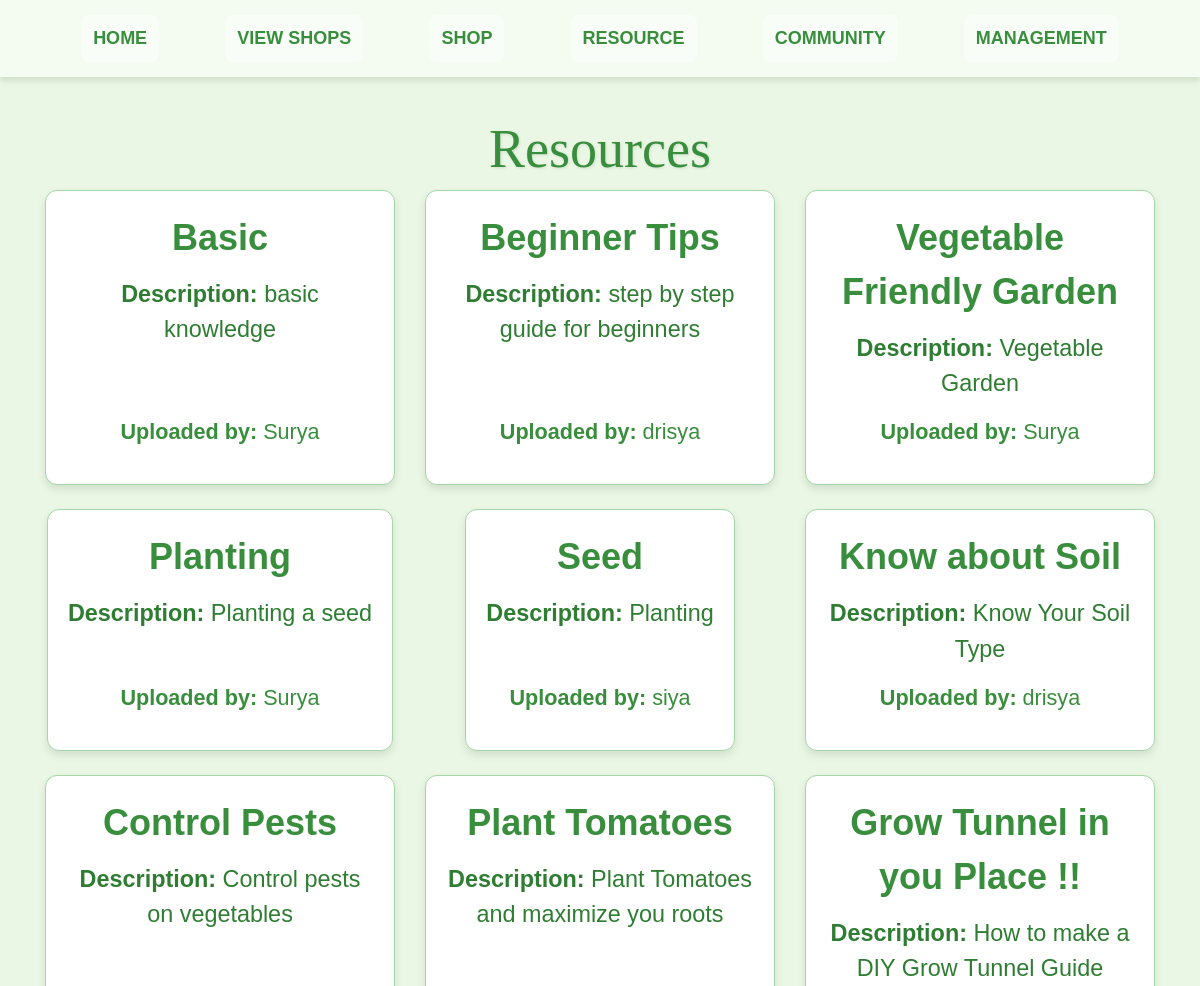
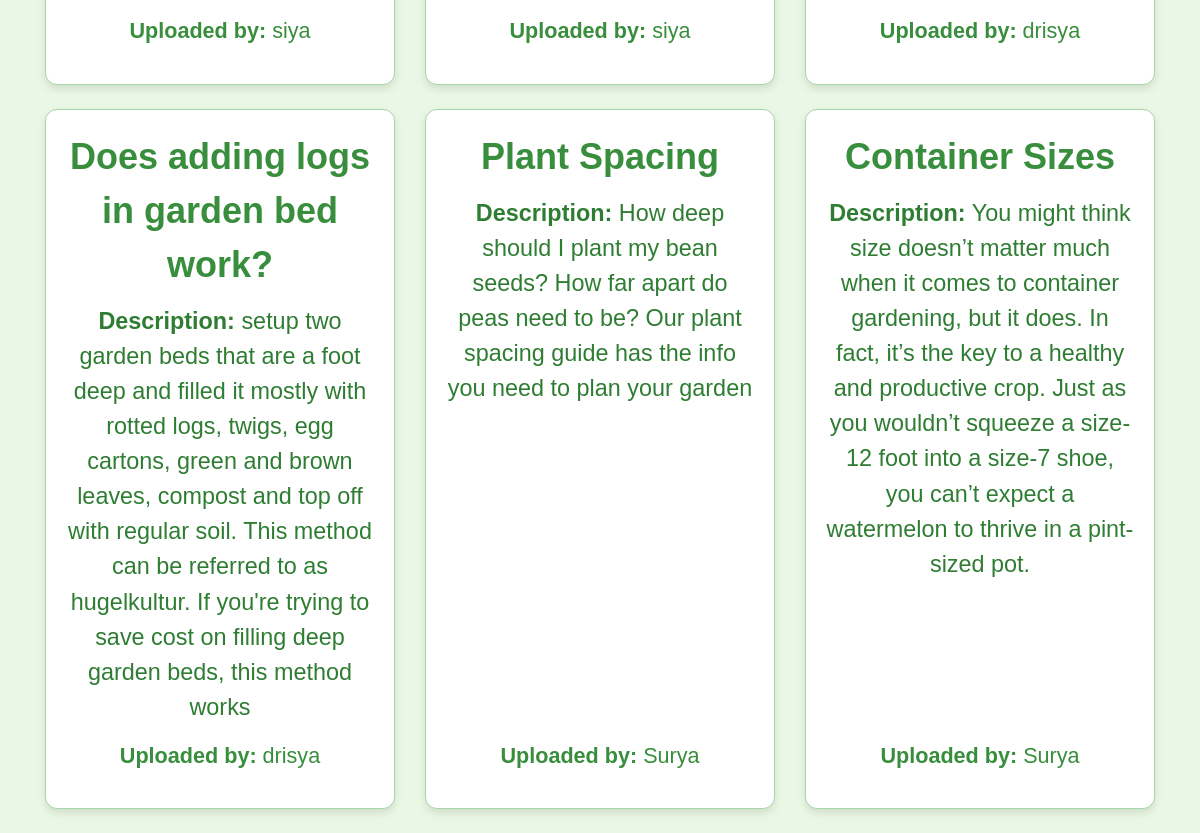
Page /edu/ on the committed database (2 pictures, top to bottom).
### garden_app/models.py (models this page shows, shortened)
class resource(models.Model):
    title = models.CharField(max_length=255)
    video_file = models.FileField(upload_to='videos/', blank=True, null=True)
    image_file = models.ImageField(upload_to='images/', blank=True, null=True)
    description = models.TextField()
    name = models.CharField(max_length=100)  # Name of the uploader

### garden_app/views.py (the view)
# urls.py: path('edu/',views.edu,name='edu'),
def edu(request):
    resources = resource.objects.all()  # Fetch all resources (video, article, note, image)
    is_professor = False
    if request.session.get('em'):  # Assuming the email is saved in the session
        try:
            user = prof_reg.objects.get(em=request.session['em'])
            is_professor = True
        except prof_reg.DoesNotExist:
            pass  # Not a professor
    context = {
        'resources': resources,
        'is_professor': is_professor  # Pass the role status to the template
    }
    return render(request, 'edu.html', context)

### garden_app/templates/edu.html (shortened to what this page needs)
<!DOCTYPE html>
<html lang="en">
<head>
  <link
    href="https://stackpath.bootstrapcdn.com/bootstrap/4.5.2/css/bootstrap.min.css"
    rel="stylesheet"
  >
</head>
<body>
  <nav class="navbar navbar-expand-lg navbar-light">
    <a href="{% if request.session.email %}/profhome/{% else %}/userHome/{% endif %}" class="back-button">Home</a>
                <a  class="back-button" href="/user_shoplist/">View shops</a>
                <a class="back-button" href="/user_prod/">Shop</a>
                <a  class="back-button" href="/edu/">Resource</a>
                <a  class="back-button" href="/community/">Community</a>
                <a  class="back-button"  href="/tools/">Management</a>
  </nav>
  <div class="container">
  <h1 class="text-center">Resources</h1>
  <div class="row">
    {% for resource in resources %}
      <div class="col-md-6 col-lg-4 mb-4">
        <div class="resource-card"
             data-toggle="modal" data-target="#resourceModal"
             data-title="{{ resource.title }}"
             data-description="{{ resource.description }}"
             {% if resource.video_file %}
               data-media-url="{{ resource.video_file.url }}"
               data-media-type="video"
             {% elif resource.image_file %}
               data-media-url="{{ resource.image_file.url }}"
               data-media-type="image"
             {% else %}
               data-media-url=""
               data-media-type="none"
             {% endif %}
        >
          <div>
            <div class="resource-title">{{ resource.title }}</div>
            <div class="resource-description">
              <strong>Description:</strong> {{ resource.description }}
            </div>
          </div>
          <div>
            <p><strong>Uploaded by:</strong> {{ resource.name }}</p>
          </div>
        </div>
      </div>
    {% endfor %}
  </div>
</div>
</body>
</html>

### garden_app/templates/edu.html (style rules this page uses)
body { font-family: 'Arial', sans-serif; background: #e9f7e4; background-image: url('/static/images/gardening_background.jpg'); color: #2e7d32; margin: 0; padding: 0; font-size: 18px; }
h1 { color: #388e3c; font-family: 'Georgia', serif; font-size: 3em; text-shadow: 1px 1px 3px rgba(0, 0, 0, 0.1); margin-top: 30px; }
.container { margin-top: 40px; }
.resource-card { background-color: #ffffff; padding: 20px; border-radius: 12px; box-shadow: 0 4px 8px rgba(0, 0, 0, 0.1); cursor: pointer; transition: background-color 0.3s ease, transform 0.3s ease; border: 1px solid #a5d6a7; display: flex; flex-direction: column; justify-content: space-between; height: 100%; }
.resource-title { font-size: 2em; font-weight: bold; color: #388e3c; margin-bottom: 12px; text-align: center; }
.resource-description { font-size: 1.3em; margin-bottom: 15px; text-align: center; }
.resource-description strong { color: #2e7d32; }
.resource-card p { font-size: 1.2em; color: #388e3c; text-align: center; }
.row { display: flex; justify-content: center; flex-wrap: wrap; }
.col-md-6, .col-lg-4 { display: flex; justify-content: center; margin-bottom: 20px; }
.navbar { background-color: #ffffff83; display: flex; align-items: center; padding: 15px; justify-content: space-evenly; box-shadow: 0 4px 6px rgba(0, 0, 0, 0.1); }
.navbar a { padding: 10px 12px; margin-right: 0; }
.back-button { padding: 10px 12px; background-color: #ffffff83; color: #388e3c !important; font-size: 1em; font-weight: bold; text-transform: uppercase; border-radius: 8px; text-decoration: none; transition: background-color 0.3s ease, transform 0.2s; }

### rows in the picture
resource: title "Basic", description "basic knowledge", name "Surya"
resource: title "Beginner Tips", description "step by step guide for beginners", name "drisya"
resource: title "Vegetable Friendly Garden", description "Vegetable Garden", name "Surya"
resource: title "Planting", description "Planting a seed", name "Surya"
resource: title "Seed", description "Planting", name "siya"
resource: title "Know about Soil", description "Know Your Soil Type", name "drisya"
resource: title "Control Pests", description "Control pests on vegetables", name "siya"
resource: title "Plant Tomatoes", description "Plant Tomatoes and maximize you roots", name "siya"
resource: title "Grow Tunnel in you Place !!", description "How to make a DIY Grow Tunnel Guide", name "drisya"
resource: title "Does adding logs in garden bed work?", description "setup two garden beds that are a foot deep and filled it mostly with rotted logs, twigs, egg cartons, green and brown leaves, compost and top off with regular soil. This method can be referred to as hugelkultur. If you're trying to save cost on filling deep garden beds, this method works", name "drisya"
resource: title "Plant Spacing", description "How deep should I plant my bean seeds? How far apart do peas need to be? Our plant spacing guide has the info you need to plan your garden", name "Surya"
resource: title "Container Sizes", description "You might think size doesn’t matter much when it comes to container gardening, but it does. In fact, it’s the key to a healthy and productive crop. Just as you wouldn’t squeeze a size-12 foot into a size-7 shoe, you can’t expect a watermelon to thrive in a pint-sized pot.", name "Surya"
